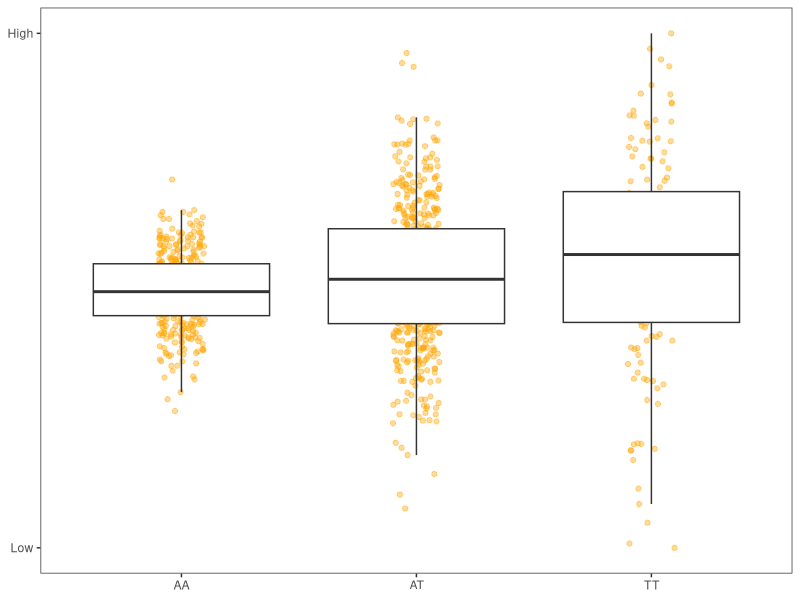
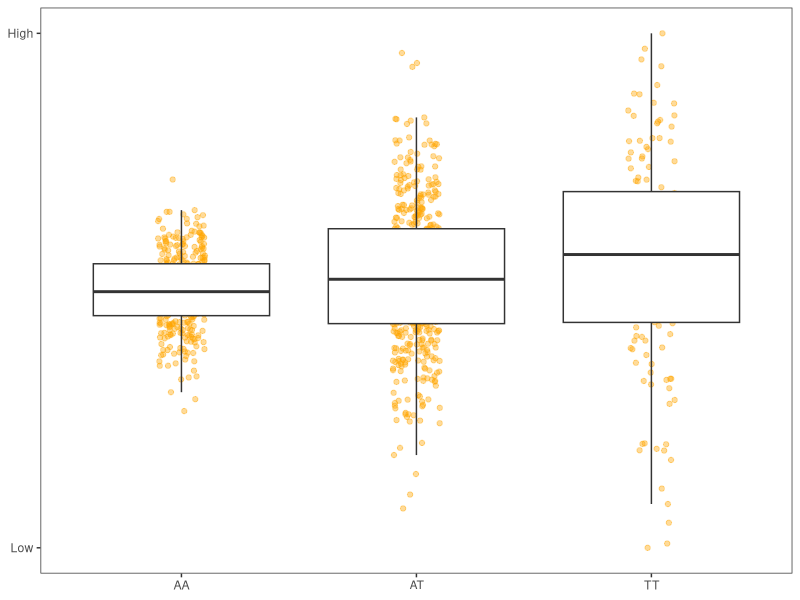

The R script that drew these images, in order:
N=1000
G <- rbinom(N,2,0.4)
Y <- rep(NA,N)
Y[G==0] <- rnorm(sum(G==0),0,1)
Y[G==1] <- rnorm(sum(G==1),0.5,2)
Y[G==2] <- rnorm(sum(G==2),1,3)
G2 <- G
G2[G==0] <- 'AA'
G2[G==1] <- 'AT'
G2[G==2] <- 'TT'

library(ggplot2)
g <- ggplot(data.frame(G=G2,Y), aes(x=as.factor(G),y=Y)) + geom_jitter(width=0.1,col='orange',alpha=0.4) + geom_boxplot(outlier.shape = NA) + theme_bw() + 
  theme(panel.grid = element_blank()) + labs(y='Phenotype') + scale_y_continuous(breaks=c(min(Y),max(Y)),labels=c('Low','High')) + theme(axis.title = element_blank())
g
x <- 1.5
png(filename='~/Documents/Research/vQTL/vQTL.png',height = 4.95/x,width=7.66/x,units = 'in',res = 500)
g
dev.off()
